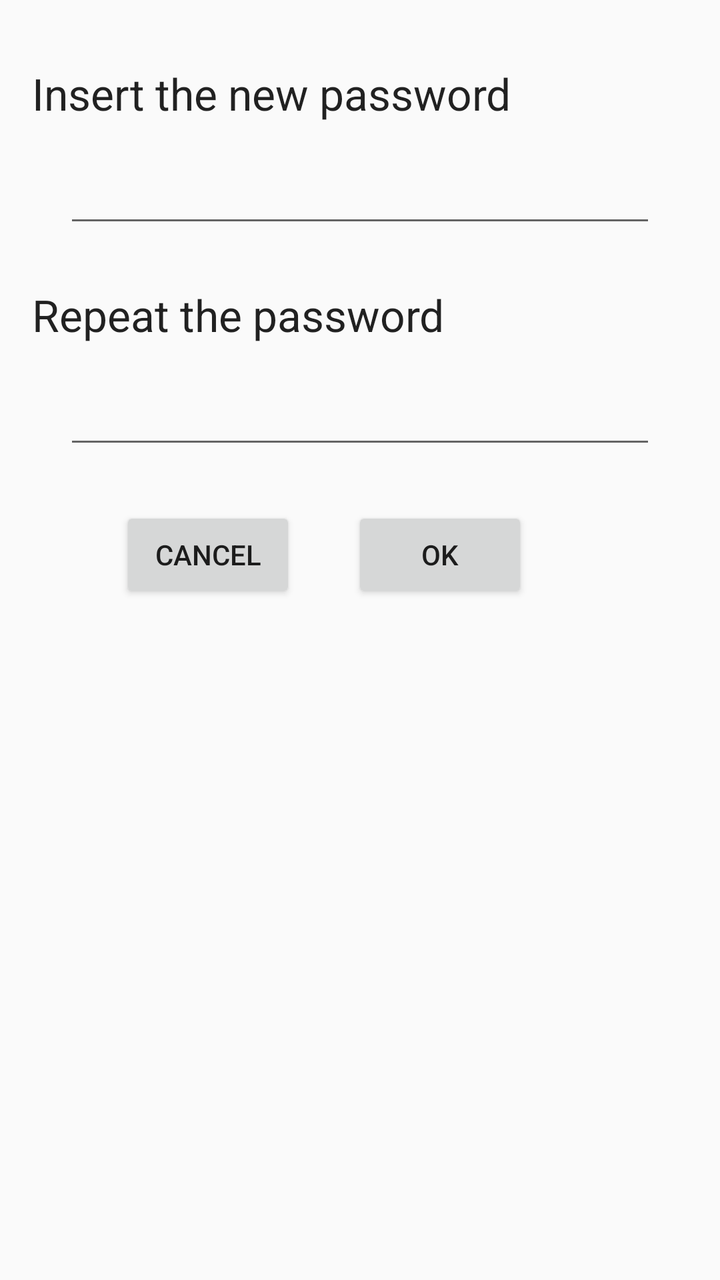
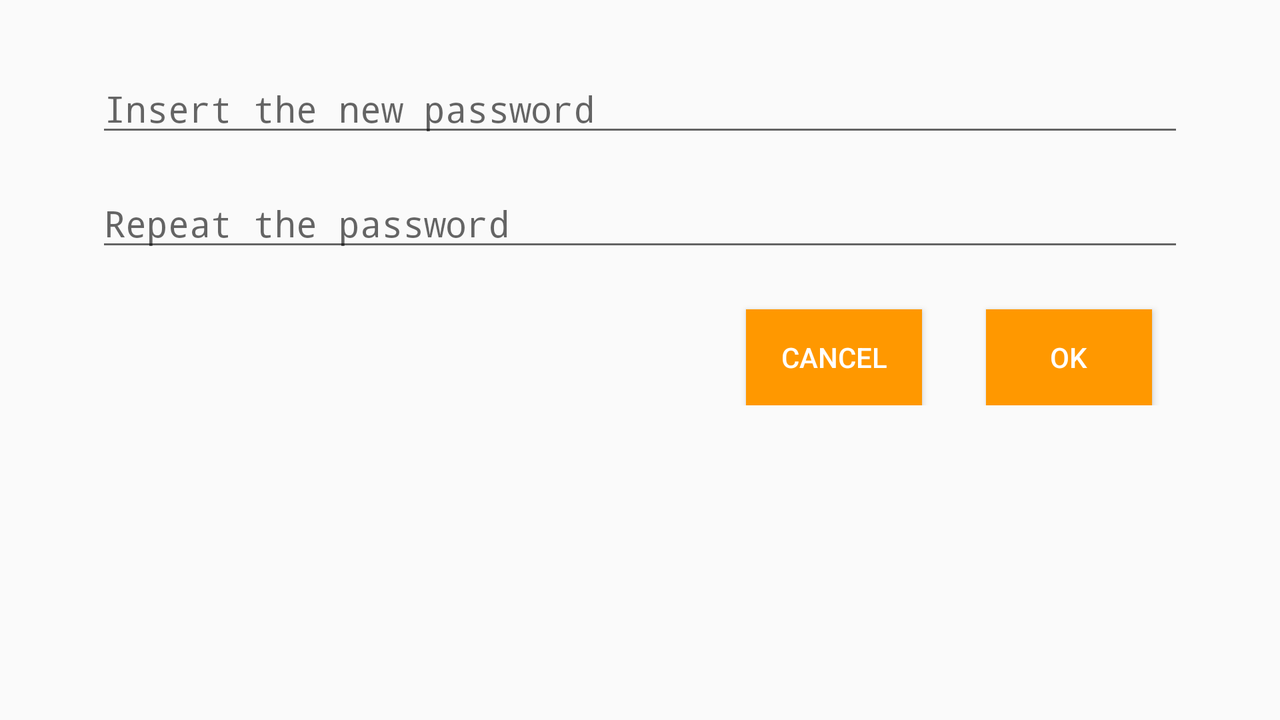

The same Android screen from two of the app's own layout files: first res/layout/ as a phone draws it, then the repository's variant for another configuration, drawn on a device whose configuration selects that folder. Both files follow.
<!-- AndroidManifest.xml: application theme AppTheme -->
<!-- res/layout/activity_change_pwd.xml -->
<?xml version="1.0" encoding="utf-8"?>
<android.support.v4.widget.NestedScrollView xmlns:android="http://schemas.android.com/apk/res/android"
    xmlns:tools="http://schemas.android.com/tools"
    android:id="@+id/activity_main"
    android:layout_width="match_parent"
    android:layout_height="match_parent"
    android:orientation="vertical"

    tools:context=".ChangePwdActivity">



<android.support.constraint.ConstraintLayout xmlns:android="http://schemas.android.com/apk/res/android"
    xmlns:app="http://schemas.android.com/apk/res-auto"
    xmlns:tools="http://schemas.android.com/tools"
    android:layout_width="match_parent"
    android:layout_height="match_parent"
    tools:context=".ChangePwdActivity">

    <TextView
        android:id="@+id/textViewAskPwd"
        android:layout_width="match_parent"
        android:layout_height="wrap_content"
        android:layout_marginStart="16dp"
        android:layout_marginLeft="16dp"
        android:layout_marginTop="32dp"
        android:layout_marginEnd="16dp"
        android:layout_marginRight="16dp"
        android:textAppearance="@android:style/TextAppearance.Large"
        android:text="@string/insert_password"
        app:layout_constraintEnd_toEndOf="parent"
        app:layout_constraintStart_toStartOf="parent"
        app:layout_constraintTop_toTopOf="parent" />

    <EditText
        android:id="@+id/editTextAskPwd"
        android:layout_width="match_parent"
        android:layout_height="wrap_content"
        android:layout_marginStart="32dp"
        android:layout_marginLeft="32dp"
        android:layout_marginTop="16dp"
        android:layout_marginEnd="32dp"
        android:layout_marginRight="32dp"
        android:ems="10"
        android:inputType="textPassword"
        android:maxEms="20"
        app:layout_constraintEnd_toEndOf="parent"
        app:layout_constraintStart_toStartOf="parent"
        app:layout_constraintTop_toBottomOf="@+id/textViewAskPwd"
        android:nextFocusDown="@id/editTextRepeatPwd">

        <requestFocus />
    </EditText>

    <TextView
        android:id="@+id/textViewRepeatPwd"
        android:layout_width="match_parent"
        android:layout_height="wrap_content"
        android:layout_marginStart="16dp"
        android:layout_marginLeft="16dp"
        android:layout_marginTop="24dp"
        android:layout_marginEnd="16dp"
        android:layout_marginRight="16dp"
        android:text="@string/repeat_password"
        android:textAppearance="@android:style/TextAppearance.Large"
        app:layout_constraintEnd_toEndOf="parent"
        app:layout_constraintStart_toStartOf="parent"
        app:layout_constraintTop_toBottomOf="@+id/editTextAskPwd" />

    <EditText
        android:id="@+id/editTextRepeatPwd"
        android:layout_width="match_parent"
        android:layout_height="wrap_content"
        android:layout_marginStart="32dp"
        android:layout_marginLeft="32dp"
        android:layout_marginTop="16dp"
        android:layout_marginEnd="32dp"
        android:layout_marginRight="32dp"
        android:ems="10"
        android:inputType="textPassword"
        android:maxEms="20"
        app:layout_constraintEnd_toEndOf="parent"
        app:layout_constraintStart_toStartOf="parent"
        app:layout_constraintTop_toBottomOf="@+id/textViewRepeatPwd"
        >
    </EditText>


    <Button
        android:id="@+id/buttonOk"
        android:layout_width="wrap_content"
        android:layout_height="wrap_content"
        android:layout_marginTop="24dp"
        android:layout_marginEnd="64dp"
        android:layout_marginRight="64dp"
        android:text="@string/ok_button"

        app:layout_constraintEnd_toEndOf="@+id/editTextRepeatPwd"
        app:layout_constraintTop_toBottomOf="@+id/editTextRepeatPwd" />

    <Button
        android:id="@+id/buttonCancel"
        android:layout_width="wrap_content"
        android:layout_height="wrap_content"
        android:layout_marginStart="64dp"
        android:layout_marginLeft="64dp"
        android:layout_marginTop="24dp"
        android:layout_marginEnd="64dp"
        android:layout_marginRight="64dp"
        android:text="@string/cancel_button"
        app:layout_constraintEnd_toStartOf="@+id/buttonOk"
        app:layout_constraintStart_toStartOf="@+id/editTextRepeatPwd"
        app:layout_constraintTop_toBottomOf="@+id/editTextRepeatPwd" />

</android.support.constraint.ConstraintLayout>
</android.support.v4.widget.NestedScrollView>
<!-- resources referenced by this layout -->
<resources>
  <string name="cancel_button">Cancel</string>
  <string name="insert_password">Insert the new password</string>
  <string name="ok_button">OK</string>
  <string name="repeat_password">Repeat the password</string>
  <style name="AppTheme" parent="Base.Theme.AppCompat.Light.DarkActionBar">
          
          <item name="colorPrimary">@color/colorPrimary</item>
          <item name="colorPrimaryDark">@color/colorPrimaryDark</item>
          <item name="colorAccent">@color/colorAccent</item>
  
      </style>
  <color name="colorPrimary">#FF9800</color>
  <color name="colorPrimaryDark">#F57C00</color>
  <color name="colorAccent">#068DE5</color>
</resources>
<!-- res/layout-land/activity_change_pwd.xml (the repository's variant of the layout above) -->
<!-- drawn on the phone turned sideways -->
<?xml version="1.0" encoding="utf-8"?>
<ScrollView xmlns:android="http://schemas.android.com/apk/res/android"
    xmlns:app="http://schemas.android.com/apk/res-auto"
    xmlns:tools="http://schemas.android.com/tools"
    android:id="@+id/scrollView2"
    android:layout_width="match_parent"
    android:layout_height="match_parent"
    android:layout_marginLeft="16dp"
    android:layout_marginRight="16dp"
    tools:context=".Information.ChangePwdActivity">


    <android.support.constraint.ConstraintLayout
        android:layout_width="match_parent"
        android:layout_height="wrap_content">


        <EditText
            android:id="@+id/editTextAskPwd"
            android:layout_width="match_parent"
            android:layout_height="wrap_content"
            android:layout_marginStart="32dp"
            android:layout_marginLeft="32dp"
            android:layout_marginTop="32dp"
            android:layout_marginEnd="32dp"
            android:layout_marginRight="32dp"
            android:ems="10"
            android:hint="@string/insert_password"
            android:autofillHints="@string/insert_password"
            android:inputType="textPassword"
            android:maxEms="20"
            android:nextFocusDown="@id/editTextRepeatPwd"
            app:layout_constraintEnd_toEndOf="parent"
            app:layout_constraintHorizontal_bias="0.0"
            app:layout_constraintStart_toStartOf="parent"
            app:layout_constraintTop_toTopOf="parent">

            <requestFocus />
        </EditText>

        <EditText
            android:id="@+id/editTextRepeatPwd"
            android:layout_width="match_parent"
            android:layout_height="wrap_content"
            android:layout_marginStart="32dp"
            android:layout_marginLeft="32dp"
            android:layout_marginTop="16dp"
            android:layout_marginEnd="32dp"
            android:layout_marginRight="32dp"
            android:ems="10"
            android:hint="@string/repeat_password"
            android:autofillHints="@string/repeat_password"
            android:inputType="textPassword"
            android:maxEms="20"
            app:layout_constraintEnd_toEndOf="parent"
            app:layout_constraintHorizontal_bias="0.0"
            app:layout_constraintStart_toStartOf="parent"
            app:layout_constraintTop_toBottomOf="@+id/editTextAskPwd"></EditText>


        <Button
            android:id="@+id/buttonOk"
            android:layout_width="83dp"
            android:layout_height="wrap_content"

            android:layout_marginTop="24dp"
            android:layout_marginEnd="16dp"
            android:layout_marginRight="16dp"
            style="@style/Button"
            android:text="@string/ok_button"
            app:layout_constraintEnd_toEndOf="@+id/editTextRepeatPwd"

            app:layout_constraintTop_toBottomOf="@+id/editTextRepeatPwd" />

        <Button
            android:id="@+id/buttonCancel"
            android:layout_width="wrap_content"
            android:layout_height="wrap_content"
            android:layout_marginTop="24dp"
            android:layout_marginEnd="32dp"
            android:layout_marginRight="32dp"
            style="@style/Button"
            android:text="@string/cancel_button"
            app:layout_constraintEnd_toStartOf="@+id/buttonOk"
            app:layout_constraintTop_toBottomOf="@+id/editTextRepeatPwd" />

    </android.support.constraint.ConstraintLayout>
</ScrollView>
<!-- resources referenced by the variant -->
<!-- as the phone turned sideways resolves them -->
<resources>
  <string name="cancel_button">Cancel</string>
  <string name="insert_password">Insert the new password</string>
  <string name="ok_button">OK</string>
  <string name="repeat_password">Repeat the password</string>
  <style name="Button">
      <item name="android:background">@color/colorPrimary</item>
      <item name="android:textColor">@color/colorSecondaryText</item>
      </style>
  <style name="AppTheme" parent="Base.Theme.AppCompat.Light.DarkActionBar">
          
          <item name="colorPrimary">@color/colorPrimary</item>
          <item name="colorPrimaryDark">@color/colorPrimaryDark</item>
          <item name="colorAccent">@color/colorAccent</item>
  
      </style>
  <color name="colorPrimary">#FF9800</color>
  <color name="colorSecondaryText">#ffffff</color>
  <color name="colorPrimaryDark">#F57C00</color>
  <color name="colorAccent">#068DE5</color>
</resources>
